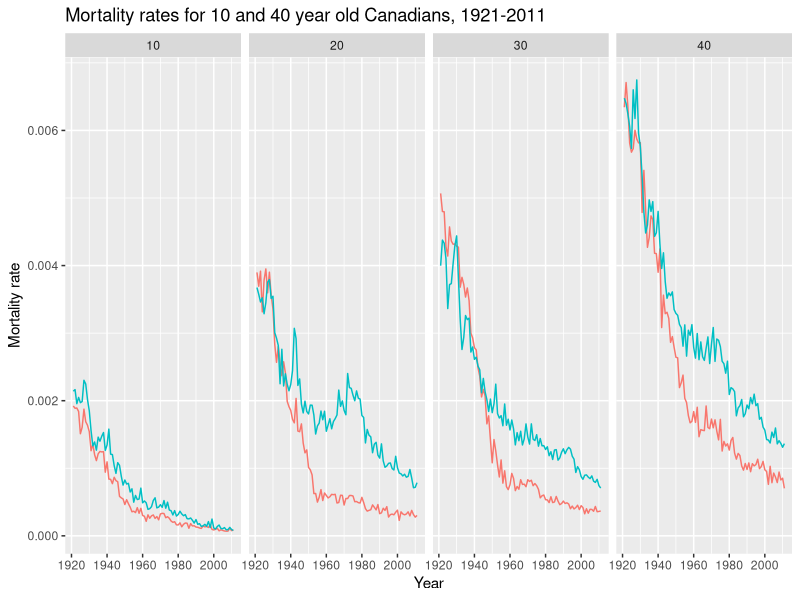

R code for this plot: (Note: this script raises an error after producing the figure.)
## ---- chunk 1
knitr::opts_chunk$set(echo = TRUE, message = FALSE, warning = FALSE)
## ---- chunk 2
library(tidyverse)
library(here)
## ---- chunk 3
df <- read_table(here("data", "CAN_Mx_1x1.txt"), skip = 2)
head(df)
## ---- chunk 4
df %>% 
  filter(Age %in% c(10, 20, 30, 40)) %>% 
  pivot_longer(cols = Female:Total, 
               names_to = "sex", 
               values_to = "rate") %>% 
  filter(sex != "Total") %>% 
  mutate(rate = as.numeric(rate)) %>%
  ggplot(aes(Year, rate, color = sex, group = sex)) + 
  geom_line() +
  ylab("Mortality rate") +
  facet_wrap(vars(Age), ncol = 4) +
  ggtitle("Mortality rates for 10 and 40 year old Canadians, 1921-2011") +
  theme(
    legend.position = "none"
  )
## ---- chunk 5
df %>%
  filter(!is.na(Female), !is.na(Age)) %>%
  group_by(Year) %>%
  filter(
    Female == max(Female)
  )

# 或者
df %>%
  filter(!is.na(Female), !is.na(Age)) %>%
  group_by(Year) %>%
  arrange(-Female) %>% 
  slice(1)
## ---- chunk 6
df %>%
  group_by(Age) %>%
  summarise(
    across(c(Male, Female, Total), sd, na.rm = T)
  )
## ---- chunk 7
df <- tibble::tribble(
    ~name, ~chinese, ~math, ~physics, ~english, ~music, ~sport,
  "Alice",      88L,   63L,      98L,      89L,    85L,    72L,
    "Bob",      85L,   75L,      85L,      82L,    73L,    83L,
  "Carlo",      95L,   98L,      75L,      75L,    68L,    84L
  )
df
## ---- chunk 8
df %>%
  tidyr::pivot_longer(
    cols = -name,
    names_to = "discipline",
    values_to = "score"
  ) %>%
  tidyr::pivot_wider(
    names_from = name,
    values_from = score
  )
## ---- chunk 9
dt <- 
  tibble::tribble(
  ~name, ~score,
   "a1",     2,
   "a2",     5,
   "a3",     3,
   "a4",     7,
   "a5",     6,
  "all",    23
  )
## ---- chunk 10
dt %>% 
  arrange(desc(score)) %>%
  arrange(name %in% c("all"))
## ---- chunk 11
dt %>% 
  mutate(
    isall = name %in% c("all")
  ) %>%
  arrange(isall)
## ---- chunk 12
dt %>% 
  arrange(desc(score)) %>%
  mutate(
    isall = if_else(name %in% c("all"), 1, 0)
  ) %>% 
  arrange(isall)
